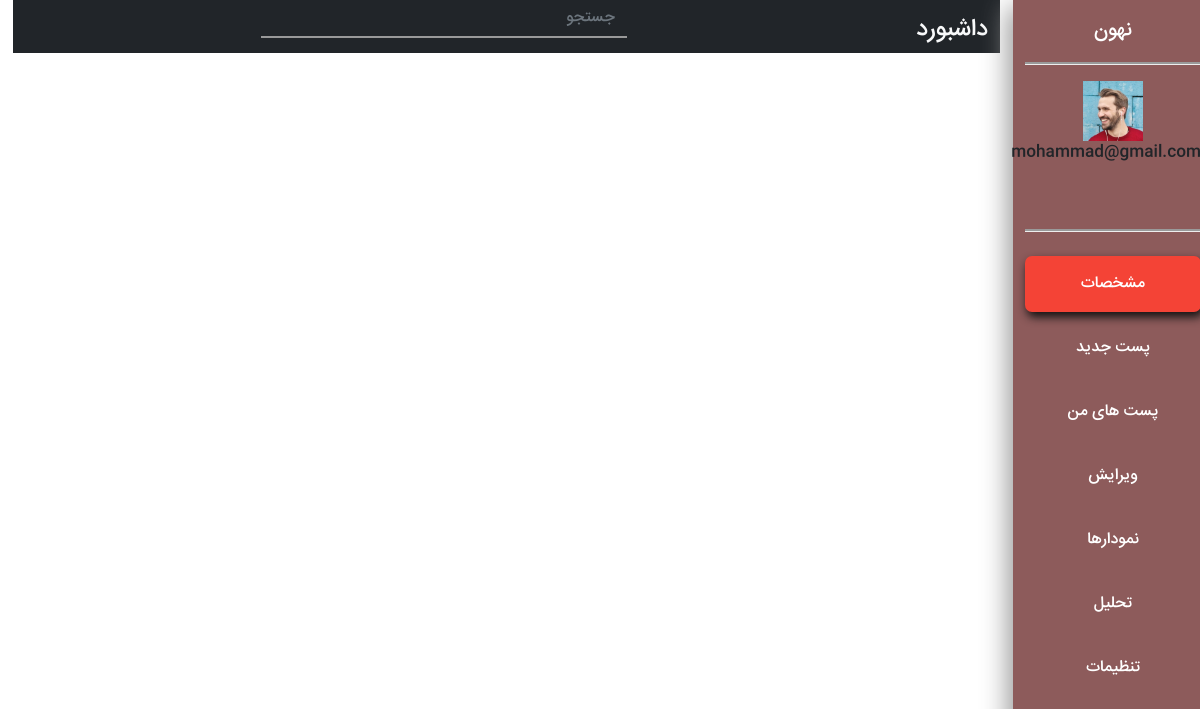
The page /panel (signed in) on the database its author committed.
### profiles/models.py (models this page shows, shortened)
class UserProfile(models.Model):
    user= models.OneToOneField(User,on_delete=models.CASCADE)
    name=models.CharField(max_length=200)
    email=models.EmailField()
    username=models.CharField(max_length=200)
    profession=models.CharField(max_length=200)
    picture=models.ImageField(upload_to='img',blank=True,null=True)
    about=models.CharField(max_length=500)
    profile_id=models.UUIDField(default=uuid.uuid4,editable=False,unique=True,primary_key=True)

### mycms/views.py (the view)
# urls.py: path('panel',panel,name='panel'),
@login_required(login_url='login')
def panel(request):
    user_account=request.user.userprofile
    dic={'pro':user_account}
    return render(request,'panel/panel2.html',dic)

### templates/panel/panel2.html (shortened to what this page needs)
{% load static   %}
<!DOCTYPE html>
<html lang="en">
<head>
    <link rel="stylesheet" href="{% static 'css/panel2.css' %}">
    <link href="{% static  'bootstrap/css/bootstrap.min.css' %}" rel="stylesheet" />
</head>
<body >
<nav class="navbar navbar-expand-md navbar-light ">
    <div class=" navbar-collapse collapse " id="mynav">
    <div class="container-fluid">
    <div class="row">
    <div class="col-xl-2 col-lg-3 col-md-2 sidebar  fixed-top" id="cc">
    <a href="" class="navbar-brand text-center text-white d-block mx-auto p-3 mb-3 bottom-border" >
    نهون
    </a>
    <div class="text-center bottom-border mb-2 pb-5">
    <img src="{{pro.picture.url}}" class=" ml-3" width="60px"  height="60px" alt="">
    <p>{{pro.email}}</p>
    </div>
    <ul class="nav-bar text-center text-md-right list-unstyled    mt-4 flex-column p-0">
    <li class="nav-item sidebar-link"><a href="" class="nav-link current text-white p-3 mb-2">
 مشخصات
    </a></li>
    <li class="nav-item sidebar-link"><a href="{% url 'create' %}" class="nav-link text-white p-3 mb-2">
پست جدید    </a></li>
    <li class="nav-item sidebar-link"><a href="" class="nav-link  text-white p-3 mb-2">
        پست های من
    </a></li>
    <li class="nav-item sidebar-link"><a href="" class="nav-link text-white  p-3 mb-2">
       ویرایش
    </a></li>
    <li class="nav-item sidebar-link"><a href="" class="nav-link text-white  p-3 mb-2">
        نمودارها
    </a></li>
    <li class="nav-item sidebar-link"><a href="" class="nav-link  text-white p-3 mb-2">
        تحلیل
    </a></li>
    <li class="nav-item sidebar-link"><a href="" class="nav-link text-white  p-3 mb-2">
     تنظیمات
    </a></li>
    </ul>
    </div>
 <div class="col-xl-10 col-lg-9 col-md-10  bg-dark mr-auto " id="topnav">
<div class="row ">
<div class="col-md-4">
    <h4 class="text-light text-right pt-3">داشبورد</h4>
</div>
<div class="col-md-5 my-4 my-md-0">
    <form action="">
    <div class="input-group">
    <button class="btn search-button">
    </button>
    <input type="text" class="form-control "  id="search-input" placeholder="جستجو" name="" >
    </div>
    </form>
    </div>
    <div class="col-md-3 p-0 text-center  ">
    <ul class="navbar-nav  flex-row justify-content-between ml-2 ">
    <li class="nav-item"><a href="" class="nav-link text-white p-0 m-0">
       <i class="fa fa-car fa-lg  p-0  p-md-2 "></i>
    </a></li>
    <li class="nav-item"><a href="" class="nav-link text-white p-0 m-0">
    <i class="fa fa-envelope fa-lg  p-0 p-md-2"></i>
    </a></li>
    </ul>
    </div>
</div>
 </div>
    </div>
    </div>
    </div>
    </nav>
<section>
    <div class="container-fluid">
        <div class="row">
            <div class="col-xl-10 col-lg-9 col-md-8 mr-auto">
       <div class="row">
           <div class="col-lg-8  mt-5 p-5  " id="topnav2">
</div>
       </div>
            </div>
        </div>
       </div>
    </section>
</body>
</html>

### static/css/panel2.css (style rules this page uses)
* { font-family:sasa; }
body { background: #eee; direction: rtl; }
.sidebar { height: 100vh; background: linear-gradient(rgba(165, 94, 94, 0.7),rgba(155, 111, 111, 0.7) , url() ); background-color: #8d5b5b; background-position: center; background-repeat: no-repeat; background-size: cover; box-shadow: -5px 7px 25px #999; }
.sidebar-link { transition: all 0.4s; }
.bottom-border { border-bottom: 3px groove #eee; }
.current { background-color: #f44336; border-radius: 7px; box-shadow: 2px 5px 10px #111; transition: all 0.4s; }
#search-input { background-color: transparent; border: none; border-radius: 0px; border-bottom: 2px solid #999; transition: all 0.4s; }
.search-button { border-radius: 5px; padding: 10px 16px; margin-left: 2px; }

### templates/panel/panel2.html (style rules this page uses)
* { box-sizing: border-box; padding: 0px; margin: 0px; }
#topnav { position: absolute; top: 0px; right: 213px; }
#topnav2 { position: relative; top:50px; right: 380px; }

### rows shown on the page
UserProfile: picture (picture), email "mohammad@gmail.com"
